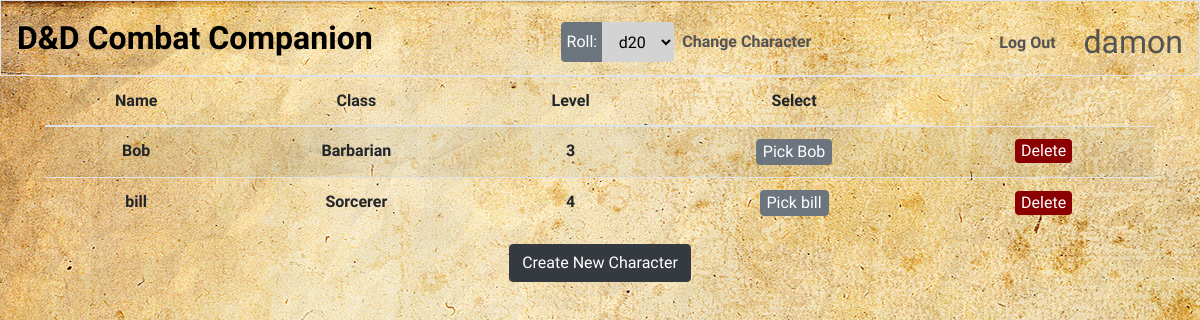
The app's page /dndcc/ (signed in) with its own data.
### dndcc/models.py (models this page shows, shortened)
class Character(models.Model):
    CLASSES = (
        ('Barbarian', 'Barbarian'),
        ('Bard', 'Bard'),
        ('Cleric', 'Cleric'),
        ('Druid', 'Druid'),
        ('Fighter', 'Fighter'),
        ('Monk', 'Monk'),
        ('Paladin', 'Paladin'),
        ('Ranger', 'Ranger'),
        ('Rogue', 'Rogue'),
        ('Sorcerer', 'Sorcerer'),
        ('Warlock', 'Warlock'),
        ('Wizard', 'Wizard'),
    )
    ABILITY = (
        (1, '1'),
        (2, '2'),
        (3, '3'),
        (4, '4'),
        (5, '5'),
        (6, '6'),
        (7, '7'),
        (8, '8'),
        (9, '9'),
        (10, '10'),
        (11, '11'),
        (12, '12'),
        (13, '13'),
        (14, '14'),
        (15, '15'),
        (16, '16'),
        (17, '17'),
        (18, '18'),
        (19, '19'),
        (20, '20'),
        (21, '21'),
        (22, '22'),
        (23, '23'),
        (24, '24'),
    )
    player = models.ForeignKey(Player, on_delete=models.CASCADE)
    name = models.CharField(max_length=32)
    clss = models.CharField(max_length=9, choices=CLASSES)
    level = models.PositiveSmallIntegerField(validators=[MinValueValidator(1), MaxValueValidator(20)])
    stn = models.PositiveSmallIntegerField("strength", choices=ABILITY)
    dex = models.PositiveSmallIntegerField("dexterity", choices=ABILITY)
    con = models.PositiveSmallIntegerField("constitution", choices=ABILITY)
    inl = models.PositiveSmallIntegerField("intelligence", choices=ABILITY)
    wis = models.PositiveSmallIntegerField("wisdom", choices=ABILITY)
    cha = models.PositiveSmallIntegerField("charisma", choices=ABILITY)
    class Meta:
        ordering = ["level"]

### dndcc/views.py (the view)
# urls.py: path('', views.ccindex, name='ccindex'),
@player_required
def ccindex(request):
    char = Character.objects.filter(player=request.session['playerid'])
    if char == None:
        return redirect('new_character')
    else:
        return render(request, 'dndcc/ccindex.html', {"char": char})

### dndcc/helpers.py (called while the page is built)
def player_required(f):
    @wraps(f)
    def decorated_function(request, *args, **kwargs):
        if request.session['playerid'] is None:
            return redirect('cclogin')
        return f(request, *args, **kwargs)
    return decorated_function

### dndcc/templates/dndcc/ccindex.html (shortened to what this page needs)
{% extends "dndcc/layout.html" %}
{% block main %}
    <table class="table table-striped">
        <thead>
            <tr>
                <th>Name</th>
                <th>Class</th>
                <th>Level</th>
                <th>Select</th>
            </tr>
        </thead>
        <tbody>
            {% for character in char %}
                <tr>
                    <td>{{ character.name }}</td>
                    <td>{{ character.clss }}</td>
                    <td>{{ character.level }}</td>
                    <form action="{% url 'character' %}" method="POST">
                        <td><button name="char" value="{{character.pk}}" type="submit" class="btn btn-secondary btn-pick" role="button">
                            Pick {{ character.name }}
                        </button></td>
                    </form>
                    <form action="{% url 'delete_character' %}" method="POST">
                        <td><button name="del_char" type="submit" value="{{character.pk}}" class="btn btn-danger" role="button" onclick="return confirm('Are you sure you want to delete this character?')">
                            Delete
                        </button></td>
                    </form>
                </tr>
            {% endfor %}
        </tbody>
    </table>
    <a class="btn btn-dark" href="{% url 'new_character' %}" role="button">Create New Character</a>
{% endblock %}

### dndcc/static/css/styles.css (style rules this page uses)
body { font-family: Macondo; font-weight: bold; background-image: url('../old_paper.jpg'); }
.btn-secondary { padding: 5px; }
.btn-danger { background-color: darkred; border: darkred; padding: 0 6px; }
.btn-pick { padding: 0 6px; }

### records on screen
Character: name "Bob", clss "Barbarian", level "3"
Character: name "bill", clss "Sorcerer", level "4", {{ character.pk }} 5 (drawn)

### other values on screen
{{ request.session.username }} "damon"
